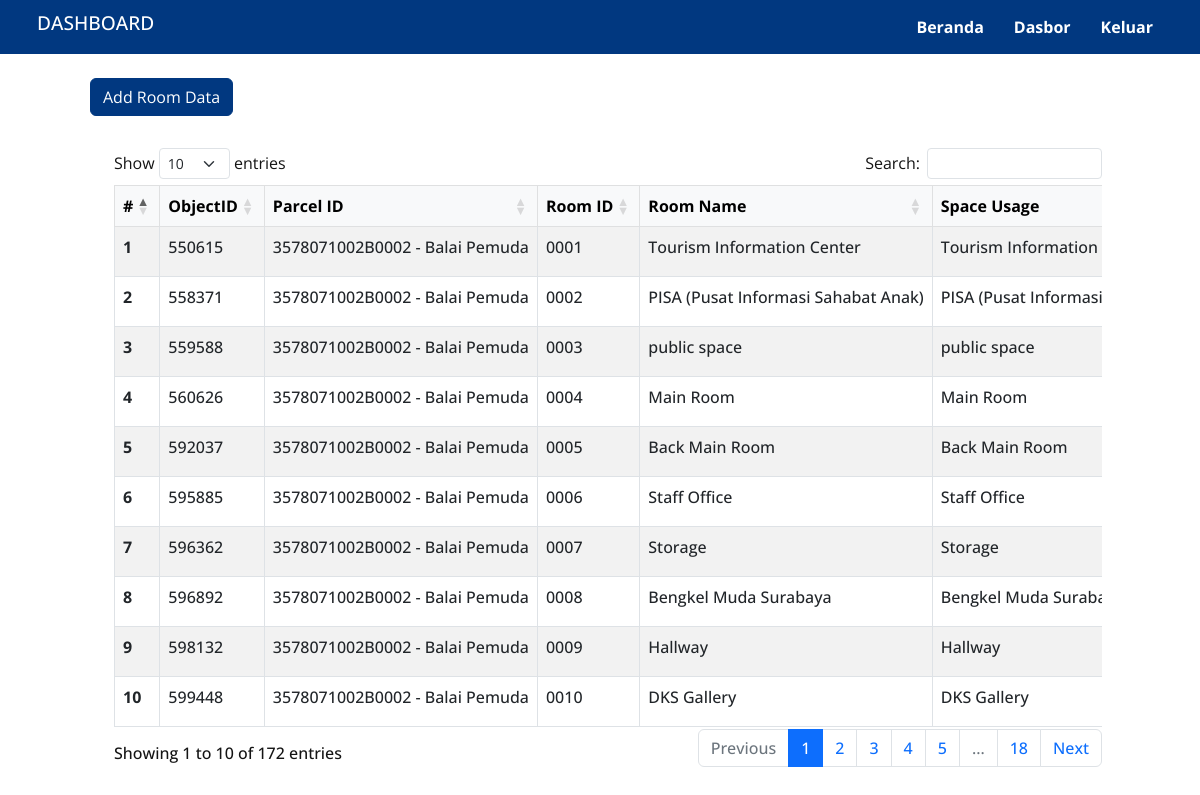
/data/room (signed in), run on the app's committed database.
### tables this page shows
CREATE TABLE `rooms_table` (
  `room_id` varchar(50) NOT NULL,
  `legal_object_id` int DEFAULT NULL,
  `organizer_id` int DEFAULT NULL,
  `room_name` varchar(255) DEFAULT NULL,
  `space_usage` varchar(255) DEFAULT NULL,
  `rent_fee` varchar(255) DEFAULT NULL
);

CREATE TABLE `legal_objects_table` (
  `id` int NOT NULL,
  `parcel_id` varchar(50) NOT NULL,
  `parcel_name` varchar(250) DEFAULT NULL
);

CREATE TABLE `land_parcel_table` (
  `id` int NOT NULL,
  `parcel_id` varchar(50) DEFAULT NULL,
  `building` varchar(50) DEFAULT NULL
);

### action/get-room.php (called while the page is built, shortened)
<?php
include 'db_connect.php';
if ($_SERVER['REQUEST_METHOD'] === 'GET') {
    if (isset($_GET['room']) && !empty($_GET['room']) && isset($_GET['legal']) && !empty($_GET['legal'])) {
        $RoomId = $_GET['room'];
        $LegalId = $_GET['legal'];
        $sql = "SELECT rm.*, p.*, m.id as organizer_id, m.organizer_name, m.organizer_address, m.organizer_city, m.organizer_head, lp.parcel_id, lp.building
        FROM rooms_table rm
        LEFT JOIN legal_objects_table p ON rm.legal_object_id = p.id
        LEFT JOIN managements_table m ON m.id = rm.organizer_id
        LEFT JOIN land_parcel_table lp ON p.parcel_id = lp.parcel_id
        WHERE rm.room_id = '$RoomId' AND rm.legal_object_id = $LegalId
        LIMIT 1";
        $result = $conn->query($sql);
        if ($result->num_rows > 0) {
            $rooms_table = $result->fetch_assoc();
        }
    } elseif (isset($_GET['get']) && !empty($_GET['get'])) {
    } else {
        $sql = "SELECT rm.*, p.*, m.id as organizer_id, m.organizer_name, m.organizer_address, m.organizer_city, m.organizer_head, lp.parcel_id, lp.building
        FROM rooms_table rm
        LEFT JOIN legal_objects_table p ON rm.legal_object_id = p.id
        LEFT JOIN managements_table m ON m.id = rm.organizer_id
        LEFT JOIN land_parcel_table lp ON p.parcel_id = lp.parcel_id
        ORDER BY LOWER(rm.room_id) ASC";
        $result = $conn->query($sql);
        $rooms_table = [];
        if ($result->num_rows > 0) {
            while ($row = $result->fetch_assoc()) {
                $rooms_table[] = $row;
            }
        }
    }
}

### data/room/index.php (the view, shortened to what this page needs)
<!doctype html>
<html lang="en">
<head>
    <link href="https://cdn.jsdelivr.net/npm/bootstrap@5.0.2/dist/css/bootstrap.min.css" rel="stylesheet">
    <link rel="stylesheet" href="https://cdn.jsdelivr.net/npm/bootstrap-icons@1.11.3/font/bootstrap-icons.min.css">
    <link href="https://cdn.jsdelivr.net/npm/sweetalert2@11.10.3/dist/sweetalert2.min.css" rel="stylesheet">
    <link href="https://cdnjs.cloudflare.com/ajax/libs/twitter-bootstrap/5.3.0/css/bootstrap.min.css" rel="stylesheet">
    <link href="https://cdn.datatables.net/1.13.7/css/dataTables.bootstrap5.min.css" rel="stylesheet">
    <link rel="stylesheet" href="/assets/css/style.css" />
</head>
<?php include_once $_SERVER['DOCUMENT_ROOT'] . '/action/first-load.php'; ?>
<?php include_once '../../action/get-room.php' ?>
<body>
    <?php include '../../assets/view/dashboard_header.php' ?>
    <main>
        <div class="container">
            <div class="row justify-content-center  m-2 p-3">
                <div class="row gap-2 ">
                    <div class="col-md-6">
                        <a href="/data/room/add-room.php" class="btn btn-primary">Add Room Data</a>
                    </div>
                    <div class="row p-3 m-2">
                        <div class="col-md-12">
                            <table id="datatable" class="table table-bordered table-striped table-hover display nowrap" style="width:100%">
                                <thead class="table-light">
                                    <tr>
                                        <th scope="col">#</th>
                                        <th scope="col">ObjectID</th>
                                        <th scope="col">Parcel ID</th>
                                        <th scope="col">Room ID</th>
                                        <th scope="col">Room Name</th>
                                        <th scope="col">Space Usage</th>
                                    </tr>
                                </thead>
                                <tbody>
                                    <?php $no = 1; ?>
                                    <?php foreach ($rooms_table as $row) : ?>
                                        <tr>
                                            <th scope="row"><?= $no++; ?></th>
                                            <td><?= $row['id']; ?></td>
                                            <td><?= $row['parcel_id']; ?> - <?= $row['building']; ?></td>
                                            <td><?= $row['room_id'] ?></td>
                                            <td><?= $row['room_name'] ?></td>
                                            <td><?= $row['space_usage'] ?></td>
                                        </tr>
                                    <?php endforeach ?>
                                </tbody>
                            </table>
                        </div>
                    </div>
                </div>
            </div>
        </div>
    </main>
</body>
</html>

### assets/css/style.css (style rules this page uses)
* { margin: 0; padding: 0; box-sizing: border-box; text-decoration: none !important; outline: none !important; border: none; scroll-behavior: smooth; }
body { font-family: "Open Sans", "Roboto", "Segoe UI", sans-serif; font-weight: 500; color: #141414; }
.btn-primary { background-color: #013880; border-color: #013880; }

### data on the page
rooms_table: legal_object "550615", land_parcel_table.parcel_id "3578071002B0002", land_parcel_table.building "Balai Pemuda", room_id "0001", room_name "Tourism Information Center", space_usage "Tourism Information…"
rooms_table: legal_object "558371", land_parcel_table.parcel_id "3578071002B0002", land_parcel_table.building "Balai Pemuda", room_id "0002", room_name "PISA (Pusat Informasi Sahabat Anak)", space_usage "PISA (Pusat Informasi…"
rooms_table: legal_object "559588", land_parcel_table.parcel_id "3578071002B0002", land_parcel_table.building "Balai Pemuda", room_id "0003", room_name "public space", space_usage "public space"
rooms_table: legal_object "560626", land_parcel_table.parcel_id "3578071002B0002", land_parcel_table.building "Balai Pemuda", room_id "0004", room_name "Main Room", space_usage "Main Room"
rooms_table: legal_object "592037", land_parcel_table.parcel_id "3578071002B0002", land_parcel_table.building "Balai Pemuda", room_id "0005", room_name "Back Main Room", space_usage "Back Main Room"
rooms_table: legal_object "595885", land_parcel_table.parcel_id "3578071002B0002", land_parcel_table.building "Balai Pemuda", room_id "0006", room_name "Staff Office", space_usage "Staff Office"
rooms_table: legal_object "596362", land_parcel_table.parcel_id "3578071002B0002", land_parcel_table.building "Balai Pemuda", room_id "0007", room_name "Storage", space_usage "Storage"
rooms_table: legal_object "596892", land_parcel_table.parcel_id "3578071002B0002", land_parcel_table.building "Balai Pemuda", room_id "0008", room_name "Bengkel Muda Surabaya", space_usage "Bengkel Muda…"
rooms_table: legal_object "598132", land_parcel_table.parcel_id "3578071002B0002", land_parcel_table.building "Balai Pemuda", room_id "0009", room_name "Hallway", space_usage "Hallway"
rooms_table: legal_object "599448", land_parcel_table.parcel_id "3578071002B0002", land_parcel_table.building "Balai Pemuda", room_id "0010", room_name "DKS Gallery", space_usage "DKS Gallery"
